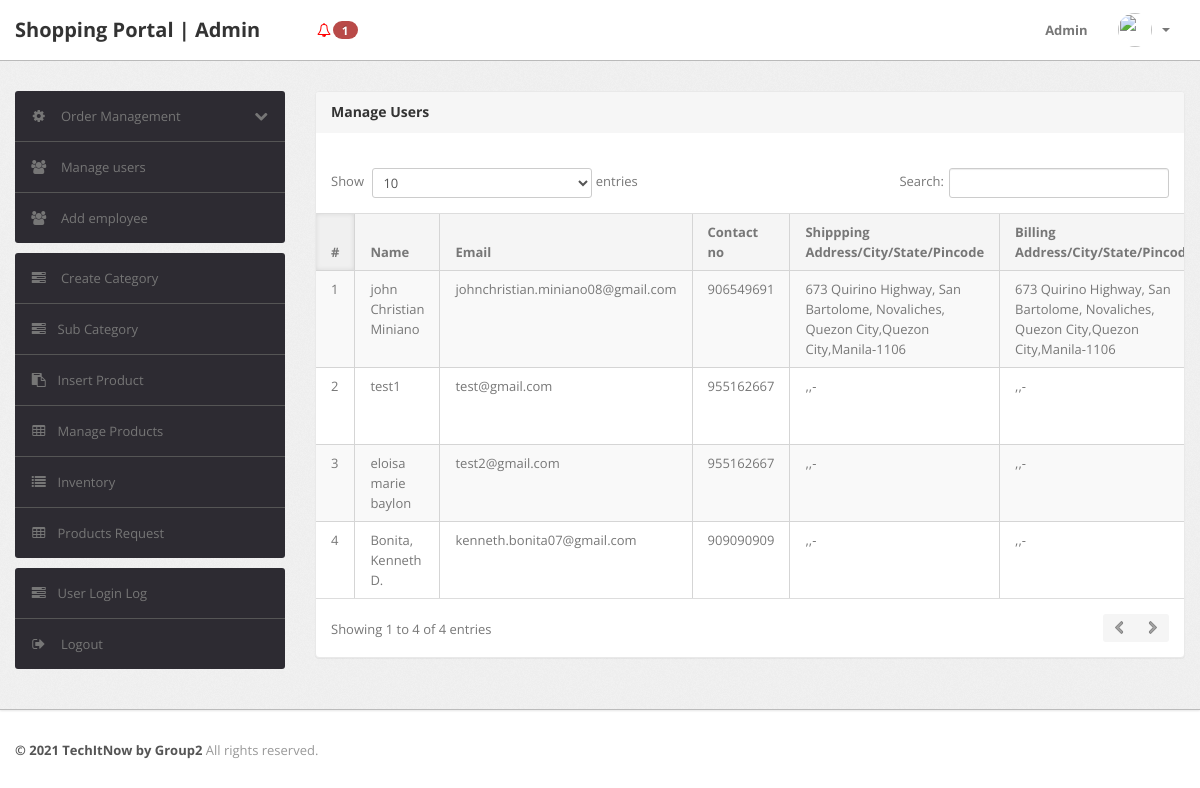
Before: /admin/manage-users.php (signed in) with the older database file.
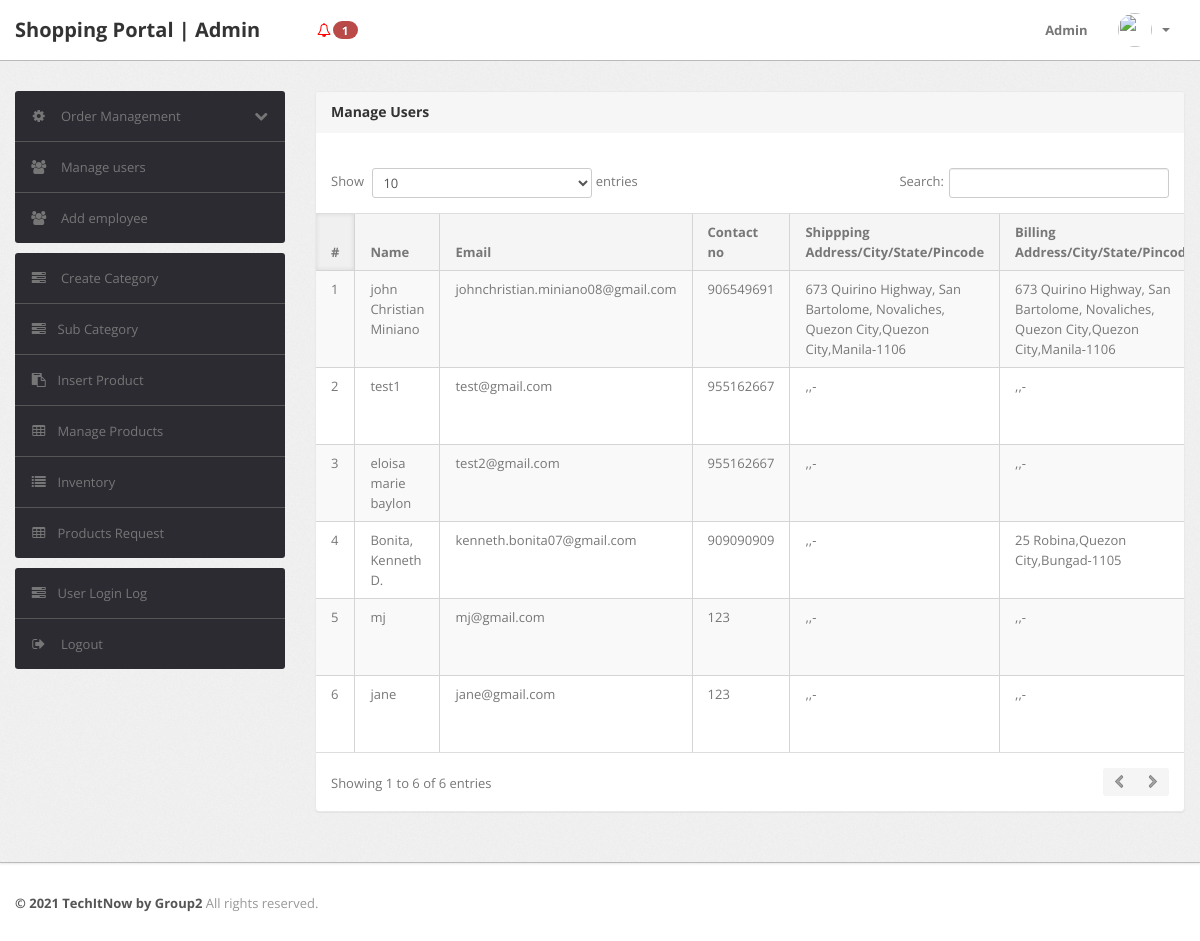
After: the same page with the newer database file.
### tables this page shows
CREATE TABLE `users` (
  `id` int(11) NOT NULL,
  `name` varchar(255) DEFAULT NULL,
  `email` varchar(255) DEFAULT NULL,
  `contactno` bigint(11) DEFAULT NULL,
  `password` varchar(255) DEFAULT NULL,
  `shippingAddress` longtext DEFAULT NULL,
  `shippingState` varchar(255) DEFAULT NULL,
  `shippingCity` varchar(255) DEFAULT NULL,
  `shippingPincode` int(11) DEFAULT NULL,
  `billingAddress` longtext DEFAULT NULL,
  `billingState` varchar(255) DEFAULT NULL,
  `billingCity` varchar(255) DEFAULT NULL,
  `billingPincode` int(11) DEFAULT NULL,
  `regDate` timestamp NOT NULL DEFAULT current_timestamp(),
  `updationDate` varchar(255) DEFAULT NULL
);

### admin/manage-users.php (the view, shortened to what this page needs)
<?php
include('include/config.php');
if(strlen($_SESSION['alogin'])==0)
	{
header('location:index.php');
}
else{
?>
<!DOCTYPE html>
<html lang="en">
<head>
	<link type="text/css" href="bootstrap/css/bootstrap.min.css" rel="stylesheet">
	<link type="text/css" href="bootstrap/css/bootstrap-responsive.min.css" rel="stylesheet">
	<link type="text/css" href="css/theme.css" rel="stylesheet">
	<link type="text/css" href="images/icons/css/font-awesome.css" rel="stylesheet">
</head>
<body>
<?php include('include/header.php');?>
	<div class="wrapper">
		<div class="container">
			<div class="row">
<?php include('include/sidebar.php');?>
			<div class="span9">
					<div class="content">
	<div class="module">
							<div class="module-head">
								<h3>Manage Users</h3>
							</div>
							<div class="module-body table">
									<br />
								<table cellpadding="0" cellspacing="0" border="0" class="datatable-1 table table-bordered table-striped	 display" width="100%">
									<thead>
										<tr>
											<th>#</th>
											<th> Name</th>
											<th>Email </th>
											<th>Contact no</th>
											<th>Shippping Address/City/State/Pincode </th>
											<th>Billing Address/City/State/Pincode </th>
										</tr>
									</thead>
									<tbody>
<?php $query=mysqli_query($con,"select * from users");
$cnt=1;
while($row=mysqli_fetch_array($query))
{
?>
										<tr>
											<td><?php echo htmlentities($cnt);?></td>
											<td><?php echo htmlentities($row['name']);?></td>
											<td><?php echo htmlentities($row['email']);?></td>
											<td> <?php echo htmlentities($row['contactno']);?></td>
											<td><?php echo htmlentities($row['shippingAddress'].",".$row['shippingCity'].",".$row['shippingState']."-".$row['shippingPincode']);?></td>
											<td><?php echo htmlentities($row['billingAddress'].",".$row['billingCity'].",".$row['billingState']."-".$row['billingPincode']);?></td>
										<?php $cnt=$cnt+1; } ?>
								</table>
							</div>
						</div>
					</div>
				</div>
			</div>
		</div>
	</div>
<?php include('include/footer.php');?>
</body>
<?php } ?>

Changed rows visible on the page:
changed users "Bonita, Kenneth D.": billingAddress+billingCity+billingState ",,-" → "25 Robina,Quezon City,Bungad-1105"
added users: name "mj", email "mj@gmail.com", contactno "123", shippingAddress+shippingCity+shippingState ",,-", billingAddress+billingCity+billingState ",,-"
added users: name "jane", email "jane@gmail.com", contactno "123", shippingAddress+shippingCity+shippingState ",,-", billingAddress+billingCity+billingState ",,-"
Other visible differences:
text written by a page script: "Show entries Search: Showing 1 to 4 of 4 entries" → "Show entries Search: Showing 1 to 6 of 6 entries"
